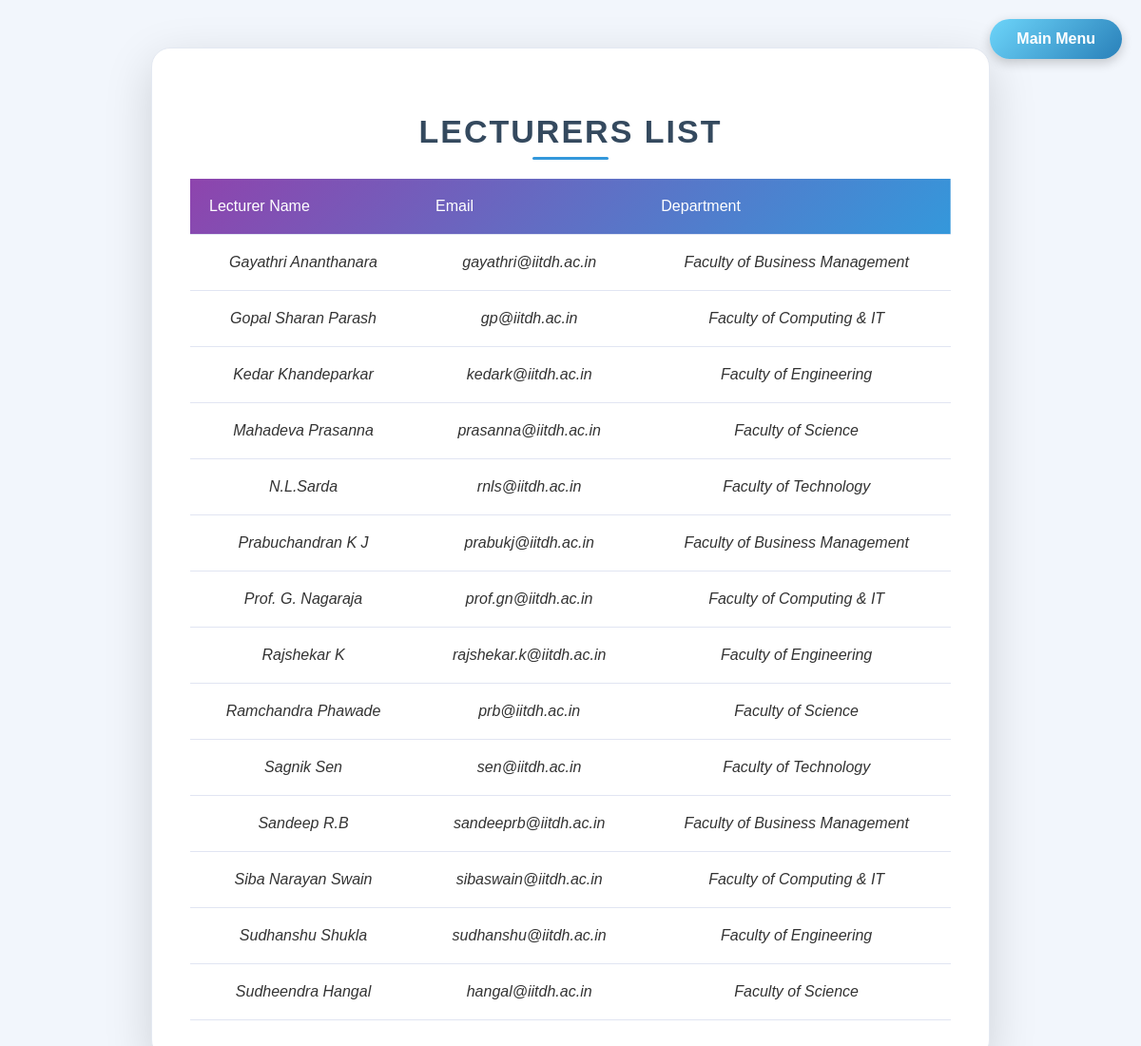
Screenshot of /automatic_tt/view_lecturers.php with the database file from the repository.
### tables this page shows
CREATE TABLE `lecturers` (
  `lec_id` int(11) NOT NULL,
  `lecturer_name` varchar(255) DEFAULT NULL,
  `email` varchar(255) DEFAULT NULL,
  `dep_id` int(11) DEFAULT NULL
);

CREATE TABLE `departments` (
  `dep_id` int(11) NOT NULL,
  `department_name` varchar(255) DEFAULT NULL
);

### automatic_tt/view_lecturers.php (the view, shortened to what this page needs)
<!DOCTYPE html>
<html lang="en">
<head>
    <link rel="stylesheet" href="css/view_styles.css">
</head>
<body>
<button class="top-right-button" onclick="window.location.href='index.php';">
        Main Menu
</button>
<div class="form-container">
    <h2>Lecturers List</h2>
    <table>
        <thead>
            <tr>
                <th>Lecturer Name</th>
                <th>Email</th>
                <th>Department</th>
            </tr>
        </thead>
        <tbody>
    <?php
    include 'db_connect.php';
    $sql = "SELECT lecturers.lecturer_name, lecturers.email, departments.department_name
            FROM lecturers
            JOIN departments ON lecturers.dep_id = departments.dep_id";
    $result = $conn->query($sql);
    if ($result->num_rows > 0) {
        while ($row = $result->fetch_assoc()) {
            echo "<tr>";
            echo "<td data-label='Lecturer Name'>" . $row['lecturer_name'] . "</td>";
            echo "<td data-label='Email'>" . $row['email'] . "</td>";
            echo "<td data-label='Department'>" . $row['department_name'] . "</td>";
            echo "</tr>";
        }
    } else {
        echo "<tr><td colspan='4'>No lecturers found</td></tr>";
    }
    ?>
</tbody>
    </table>
</div>
</body>
</html>

### automatic_tt/css/view_styles.css (style rules this page uses)
body { font-family: 'Poppins', sans-serif; background-color: #f2f6fc; margin: 0; padding: 0; color: #2c3e50; transition: background-color 0.3s ease; }
.form-container { max-width: 800px; margin: 50px auto; padding: 40px; background-color: #ffffff; border-radius: 20px; box-shadow: 0 15px 50px rgba(0, 0, 0, 0.15); transition: all 0.3s ease; border: 1px solid #e4e9f2; }
.top-right-button { position: absolute; top: 20px; right: 20px; background: linear-gradient(135deg, #6dd5fa, #2980b9); color: white; padding: 12px 28px; border: none; border-radius: 50px; cursor: pointer; font-size: 16px; font-weight: bold; box-shadow: 0 4px 12px rgba(0, 0, 0, 0.2); transition: background-color 0.3s, transform 0.3s; }
h2 { text-align: center; color: #34495e; margin-bottom: 30px; font-size: 34px; font-weight: 700; letter-spacing: 2px; text-transform: uppercase; position: relative; }
h2::after { content: ''; width: 80px; height: 3px; background-color: #3498db; position: absolute; bottom: -10px; left: 50%; transform: translateX(-50%); border-radius: 10px; }
table { width: 100%; border-collapse: collapse; margin-top: 20px; }
thead { background: linear-gradient(135deg, #8e44ad, #3498db); color: #ffffff; font-weight: bold; border-radius: 10px 10px 0 0; }
th, td { padding: 20px; text-align: left; font-size: 16px; font-weight: 500; border-bottom: 1px solid #e1e5f2; transition: background-color 0.3s ease; }
td { color: #34495e; }
tr { transition: background-color 0.3s ease, transform 0.2s ease; }
tr td { text-align: center; font-style: italic; color: #333333; }
* { transition: all 0.3s ease; }

### rows the page displays
lecturers: lecturer_name "Gayathri Ananthanara", email "gayathri@iitdh.ac.in", dep.department_name "Faculty of Business Management"
lecturers: lecturer_name "Gopal Sharan Parash", email "gp@iitdh.ac.in", dep.department_name "Faculty of Computing & IT"
lecturers: lecturer_name "Kedar Khandeparkar", email "kedark@iitdh.ac.in", dep.department_name "Faculty of Engineering"
lecturers: lecturer_name "Mahadeva Prasanna", email "prasanna@iitdh.ac.in", dep.department_name "Faculty of Science"
lecturers: lecturer_name "N.L.Sarda", email "rnls@iitdh.ac.in", dep.department_name "Faculty of Technology"
lecturers: lecturer_name "Prabuchandran K J", email "prabukj@iitdh.ac.in", dep.department_name "Faculty of Business Management"
lecturers: lecturer_name "Prof. G. Nagaraja", email "prof.gn@iitdh.ac.in", dep.department_name "Faculty of Computing & IT"
lecturers: lecturer_name "Rajshekar K", email "rajshekar.k@iitdh.ac.in", dep.department_name "Faculty of Engineering"
lecturers: lecturer_name "Ramchandra Phawade", email "prb@iitdh.ac.in", dep.department_name "Faculty of Science"
lecturers: lecturer_name "Sagnik Sen", email "sen@iitdh.ac.in", dep.department_name "Faculty of Technology"
lecturers: lecturer_name "Sandeep R.B", email "sandeeprb@iitdh.ac.in", dep.department_name "Faculty of Business Management"
lecturers: lecturer_name "Siba Narayan Swain", email "sibaswain@iitdh.ac.in", dep.department_name "Faculty of Computing & IT"
lecturers: lecturer_name "Sudhanshu Shukla", email "sudhanshu@iitdh.ac.in", dep.department_name "Faculty of Engineering"
lecturers: lecturer_name "Sudheendra Hangal", email "hangal@iitdh.ac.in", dep.department_name "Faculty of Science"
